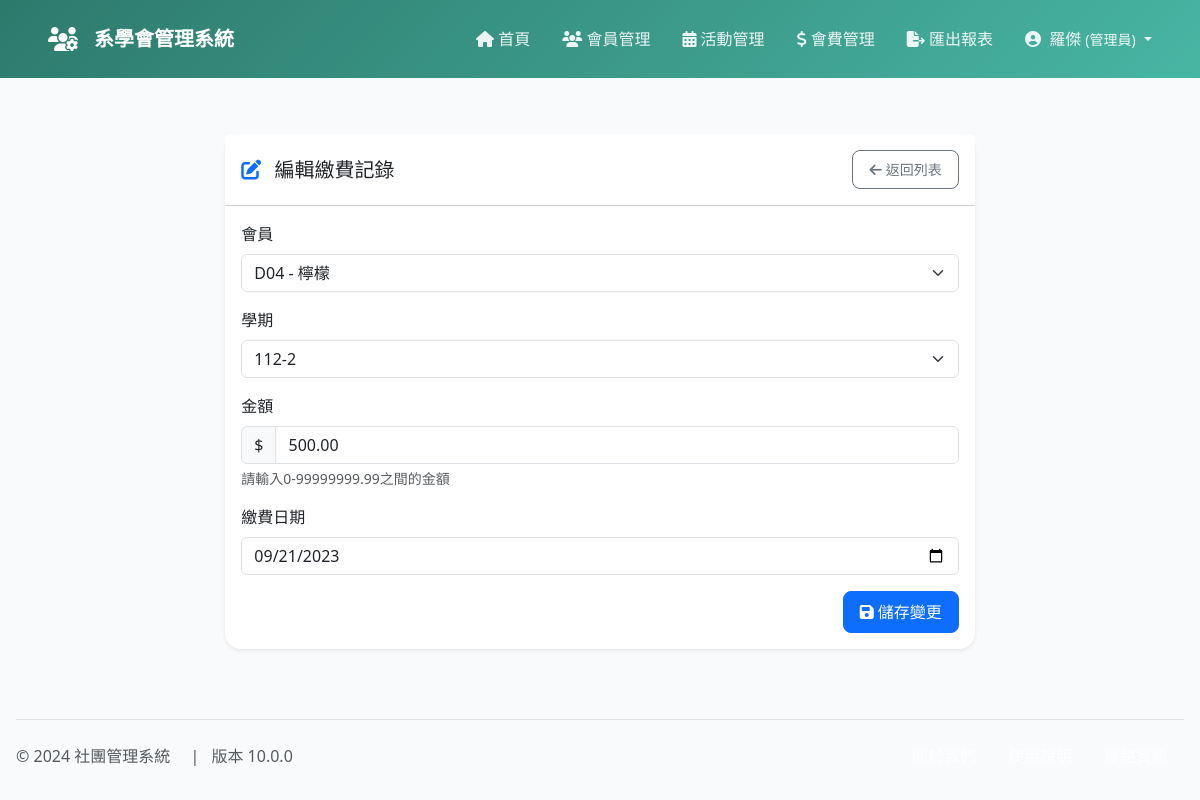
Screenshot of /public/payments/edit_payment.php?id=4 (signed in) with the database file from the repository.
### tables this page shows
CREATE TABLE fee_payments (
    id INT PRIMARY KEY AUTO_INCREMENT,
    member_id INT NOT NULL,
    semester VARCHAR(10) NOT NULL,
    amount DECIMAL(10,2) NOT NULL,
    payment_date DATE NOT NULL,
    payment_type ENUM('cash', 'transfer') NOT NULL,
    notes TEXT,
    status ENUM('paid', 'pending', 'cancelled') DEFAULT 'pending',
    created_at TIMESTAMP DEFAULT CURRENT_TIMESTAMP,
    updated_at TIMESTAMP DEFAULT CURRENT_TIMESTAMP ON UPDATE CURRENT_TIMESTAMP,
    FOREIGN KEY (member_id) REFERENCES members(id) ON DELETE CASCADE,
    INDEX idx_semester (semester),
    INDEX idx_payment_date (payment_date),
    INDEX idx_status (status)
);

CREATE TABLE members (
    id INT PRIMARY KEY AUTO_INCREMENT,
    student_id VARCHAR(10) UNIQUE NOT NULL,
    name VARCHAR(50) NOT NULL,
    department VARCHAR(50) NOT NULL,
    class VARCHAR(20) NOT NULL,
    email VARCHAR(100),
    phone VARCHAR(20),
    entry_date DATE NOT NULL,
    role ENUM('admin', 'member') DEFAULT 'member',
    password VARCHAR(32) NOT NULL,
    created_at TIMESTAMP DEFAULT CURRENT_TIMESTAMP,
    updated_at TIMESTAMP DEFAULT CURRENT_TIMESTAMP ON UPDATE CURRENT_TIMESTAMP,
    INDEX idx_student_id (student_id),
    INDEX idx_department_class (department, class)
);

### public/payments/edit_payment.php (the view, shortened to what this page needs)
<?php
require_once '../../includes/header.php';
require_once '../../config/database.php';
$error_message = '';
if (!isset($_GET['id'])) {
    $error_message = '無效的請求';
} else {
    $payment_id = $_GET['id'];
    $stmt = $conn->prepare("
        SELECT fp.*, m.student_id, m.name
        FROM fee_payments fp
        JOIN members m ON fp.member_id = m.id
        WHERE fp.id = ?
    ");
    $stmt->execute([$payment_id]);
    $payment = $stmt->fetch();
}
$stmt = $conn->query("SELECT id, student_id, name FROM members ORDER BY student_id");
$members = $stmt->fetchAll();
?>
<div class="container mt-4">
    <div class="row justify-content-center">
        <div class="col-md-8">
            <div class="card shadow-sm">
                <div class="card-header bg-white py-3">
                    <div class="d-flex justify-content-between align-items-center">
                        <h5 class="mb-0">
                            <i class="fas fa-edit text-primary me-2"></i>
                            編輯繳費記錄
                        </h5>
                        <a href="fees.php" class="btn btn-outline-secondary btn-sm">
                            <i class="fas fa-arrow-left me-1"></i>返回列表
                        </a>
                    </div>
                </div>
                <div class="card-body">
                    <?php if (!$error_message && isset($payment)): ?>
                    <form method="POST">
                        <div class="mb-3">
                            <label class="form-label">會員</label>
                            <select class="form-select" name="member_id" required>
                                <?php foreach ($members as $member): ?>
                                    <option value="<?php echo $member['id']; ?>" <?php echo $member['id'] == $payment['member_id'] ? 'selected' : ''; ?>>
                                        <?php echo htmlspecialchars($member['student_id'] . ' - ' . $member['name']); ?>
                                    </option>
                                <?php endforeach; ?>
                            </select>
                        </div>
                        <div class="mb-3">
                            <label class="form-label">學期</label>
                            <select class="form-select" name="semester" required>
                                <option value="112-2" <?php echo $payment['semester'] == '112-2' ? 'selected' : ''; ?>>112-2</option>
                            </select>
                        </div>
                        <div class="mb-3">
                            <label class="form-label">金額</label>
                            <div class="input-group">
                                <span class="input-group-text">$</span>
                                <input type="number"
                                       class="form-control"
                                       name="amount"
                                       value="<?php echo $payment['amount']; ?>"
                                       required
                                       min="0"
                                       max="99999999.99"
                                       step="0.01">
                            </div>
                            <div class="form-text">請輸入0-99999999.99之間的金額</div>
                        </div>
                        <div class="mb-3">
                            <label class="form-label">繳費日期</label>
                            <input type="date" class="form-control" name="payment_date" value="<?php echo $payment['payment_date']; ?>" required>
                        </div>
                        <div class="text-end">
                            <button type="submit" class="btn btn-primary">
                                <i class="fas fa-save me-1"></i>儲存變更
                            </button>
                        </div>
                    </form>
                    <?php endif; ?>
                </div>
            </div>
        </div>
    </div>
</div>
<?php require_once '../../includes/footer.php'; ?>

### includes/header.php (style rules this page uses)
:root { --primary-color: #2D7A6D; --secondary-color: #48B5A3; --bg-color: #f8fafc; --text-color: #0f172a; }
body { background-color: var(--bg-color); color: var(--text-color); font-family: system-ui, -apple-system, 'Segoe UI', sans-serif; min-height: 100vh; display: flex; flex-direction: column; }
.container { max-width: 1200px; margin: 0 auto; padding: 0 1rem; }
.btn { padding: 0.5rem 1rem; border-radius: 0.5rem; font-weight: 500; transition: all 0.2s ease; }
.card { border: none; border-radius: 1rem; box-shadow: 0 1px 3px 0 rgba(0, 0, 0, 0.1); transition: all 0.2s ease; }

### rows the page displays
fee_payments: member_id "D04 - 檸檬", semester "112-2", amount "500.00", payment_date "09/21/2023"

### other values shown
$displayName "羅傑"
$role "管理員"
